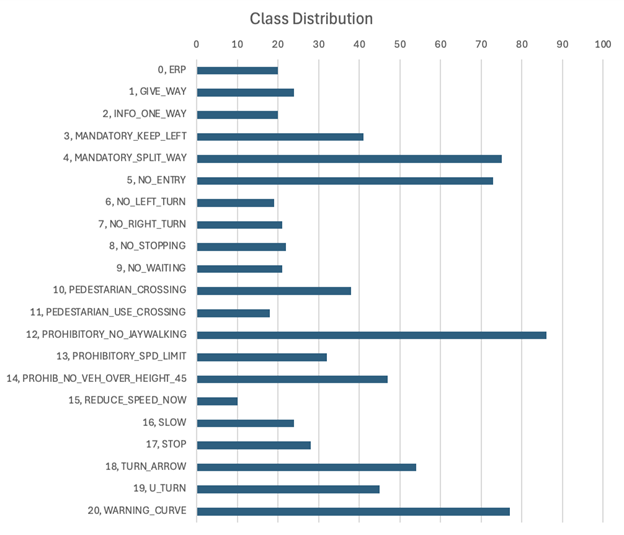
#> input picture images/class_instances.png, 624 x 535 px
$ python -i preprocess.py   (imports and definitions only)
#> lines starting #> are read from the running program, lines starting #| are printed output that depends on the picture
#> further down, picture is the input picture: shape (535, 624, 3); mean B, G, R 241.5, 239.1, 235.4
import cv2
import numpy as np
import os
import matplotlib.pyplot as plt

def resize_image(image, size=(1280,1280), keep_aspect_ratio=True):
#> called with size = (800, 800), keep_aspect_ratio = True
    if keep_aspect_ratio:
        h,w,_ = image.shape
#> h = 535; w = 624
        resized_img = cv2.resize(image, (size[1], round(h/w*size[0])))
        rh,rw,_ = resized_img.shape
#> rh = 686; rw = 800
        border_size = (rw-rh)//2
#> border_size = 57
        resized_img = cv2.copyMakeBorder(resized_img,border_size,border_size,0,0,cv2.BORDER_CONSTANT,value=[0,0,0])
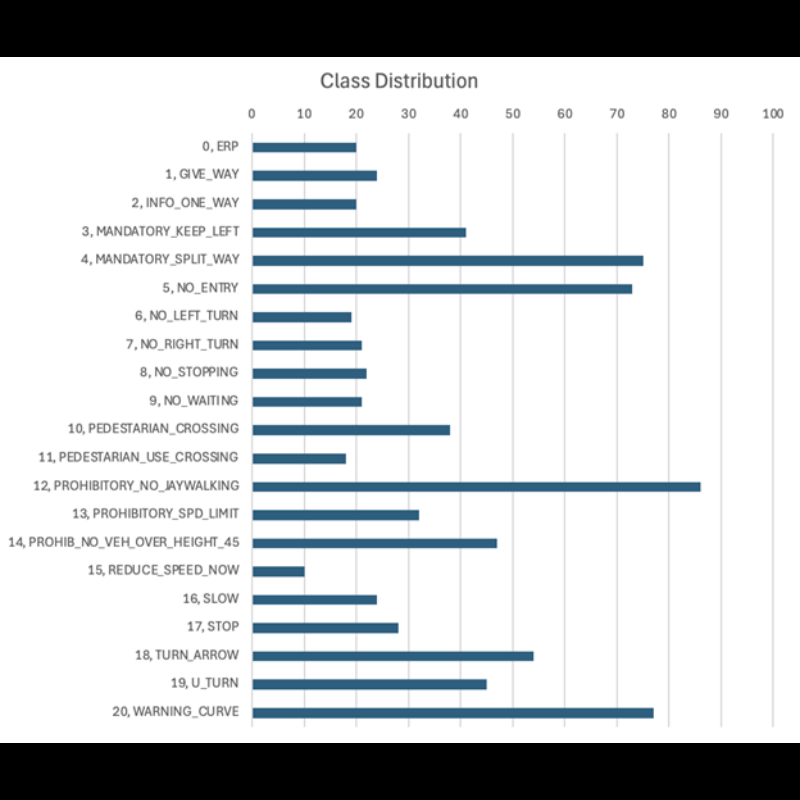
#> resized_img: shape (800, 800, 3); mean B, G, R 207, 205, 201.8
    else:
        resized_img = cv2.resize(image, size)
    return resized_img

def sharpen_image(image, kernel=np.array([[0, -1, 0], [-1, 5, -1], [0, -1, 0]])):
    sharpened = cv2.filter2D(image, -1, kernel)
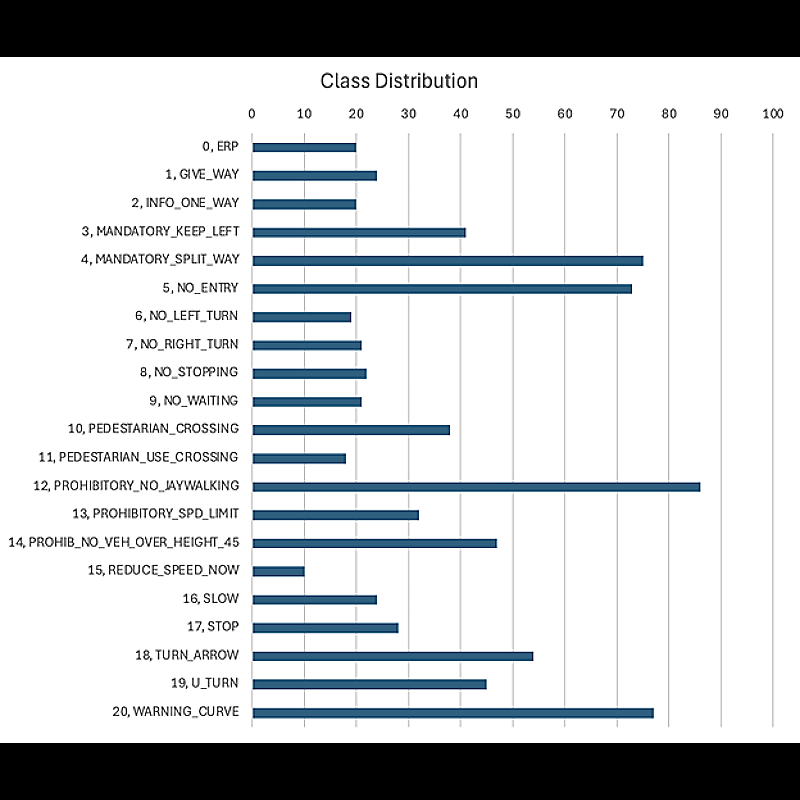
#> sharpened: shape (800, 800, 3); mean B, G, R 205.4, 203.1, 200.1
    return sharpened

def incr_saturation(img, sat_adj=1.1):
#> called with sat_adj = 2
    img_hsv = cv2.cvtColor(img, cv2.COLOR_BGR2HSV).astype("float32")
    (h,s,v) = cv2.split(img_hsv)
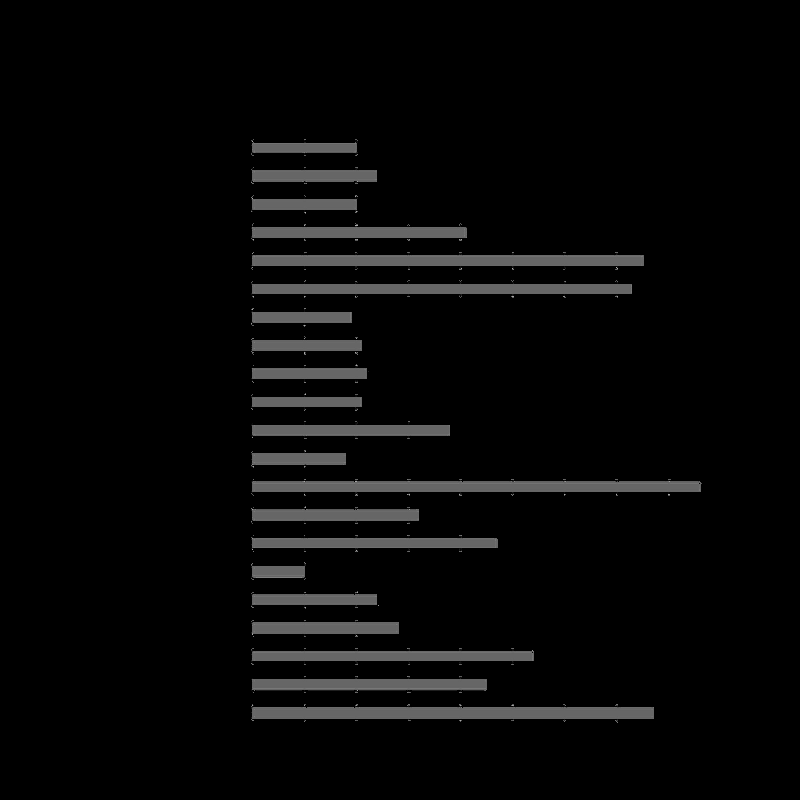
#> h: shape (800, 800) float32; min 0, max 177, mean 7.4
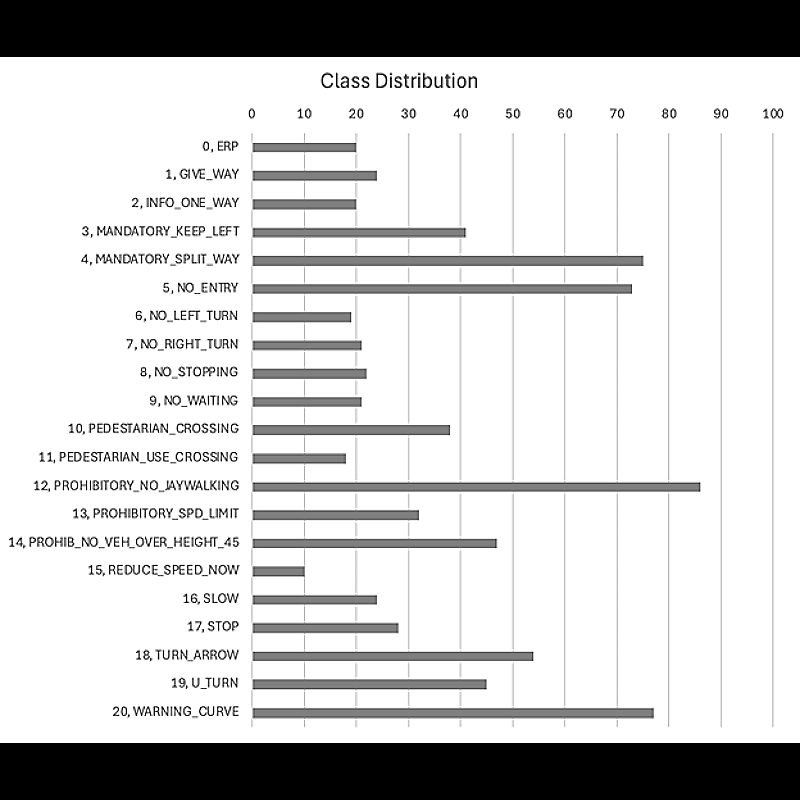
#> v: shape (800, 800) float32; min 0, max 255, mean 205.4
    s = s*sat_adj
    s = np.clip(s,0,255)
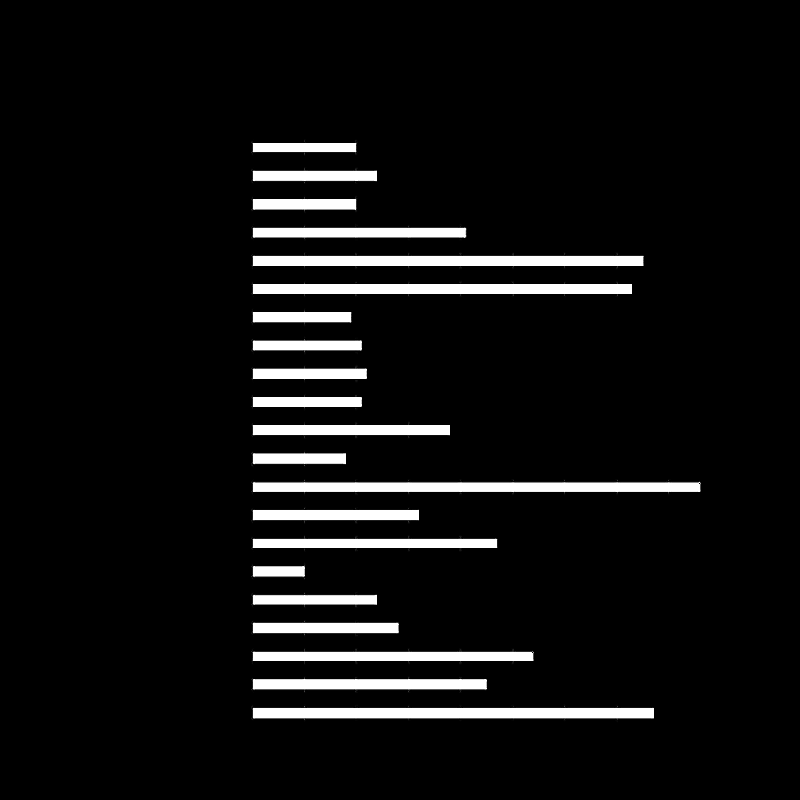
#> s: shape (800, 800) float32; min 0, max 255, mean 16.3
    img_hsv = [h,s,v]
    img_hsv = cv2.merge([h,s,v])
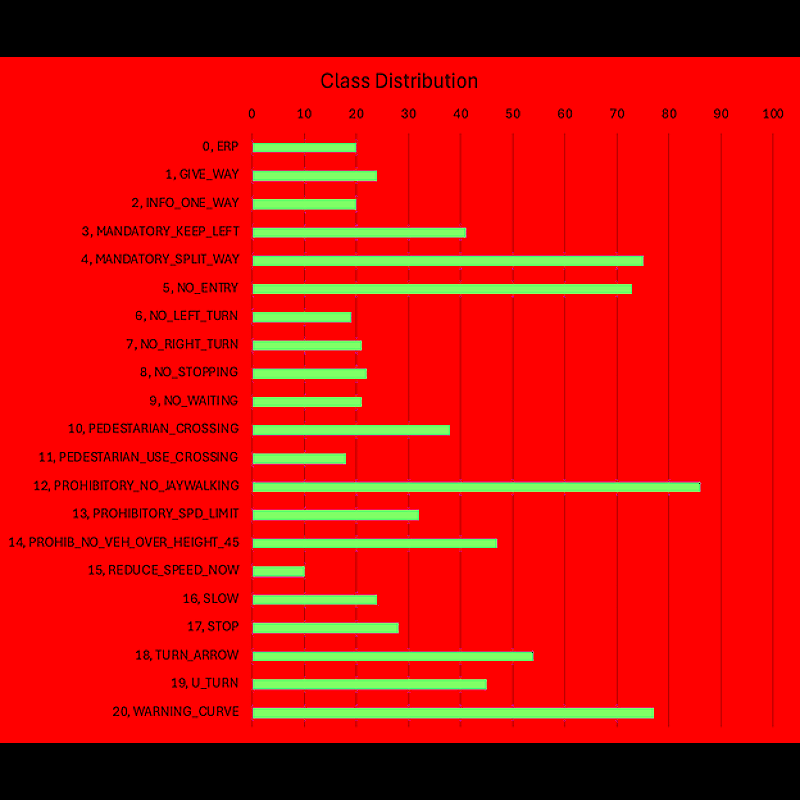
#> img_hsv: shape (800, 800, 3) float32; mean B, G, R 7.4, 16.3, 206
    out = cv2.cvtColor(img_hsv.astype("uint8"), cv2.COLOR_HSV2BGR)
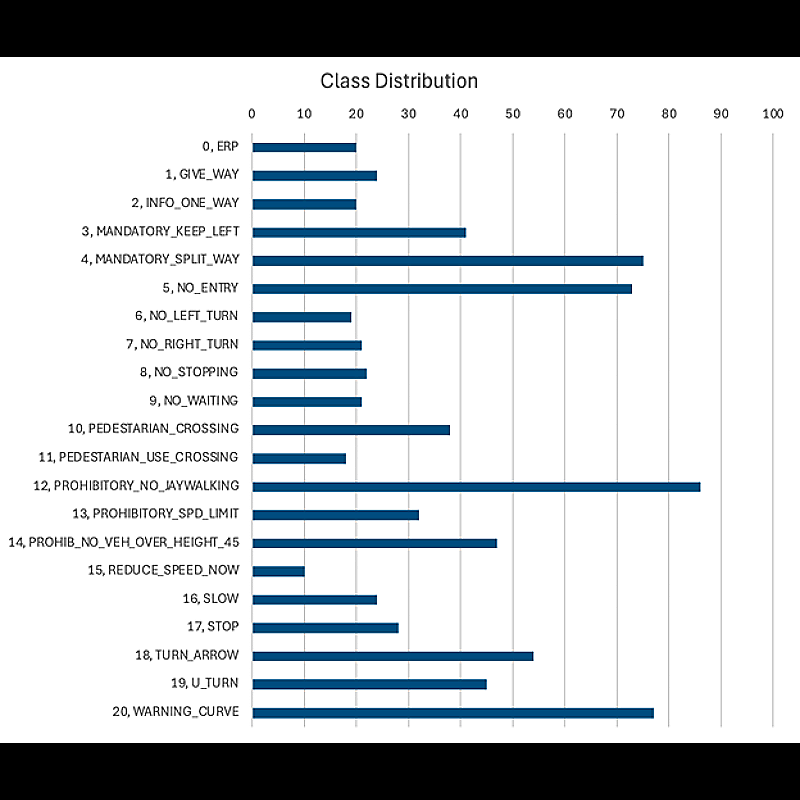
#> out: shape (800, 800, 3); mean B, G, R 205.3, 202.1, 197.7
    return out

def preprocess_img(img):
    out = resize_image(img, size=(800,800))
    out = sharpen_image(out)
    out = incr_saturation(out, sat_adj=2)
    return out

>>> import cv2
>>> picture = cv2.imread('images/class_instances.png')
>>> result = preprocess_img(picture)
